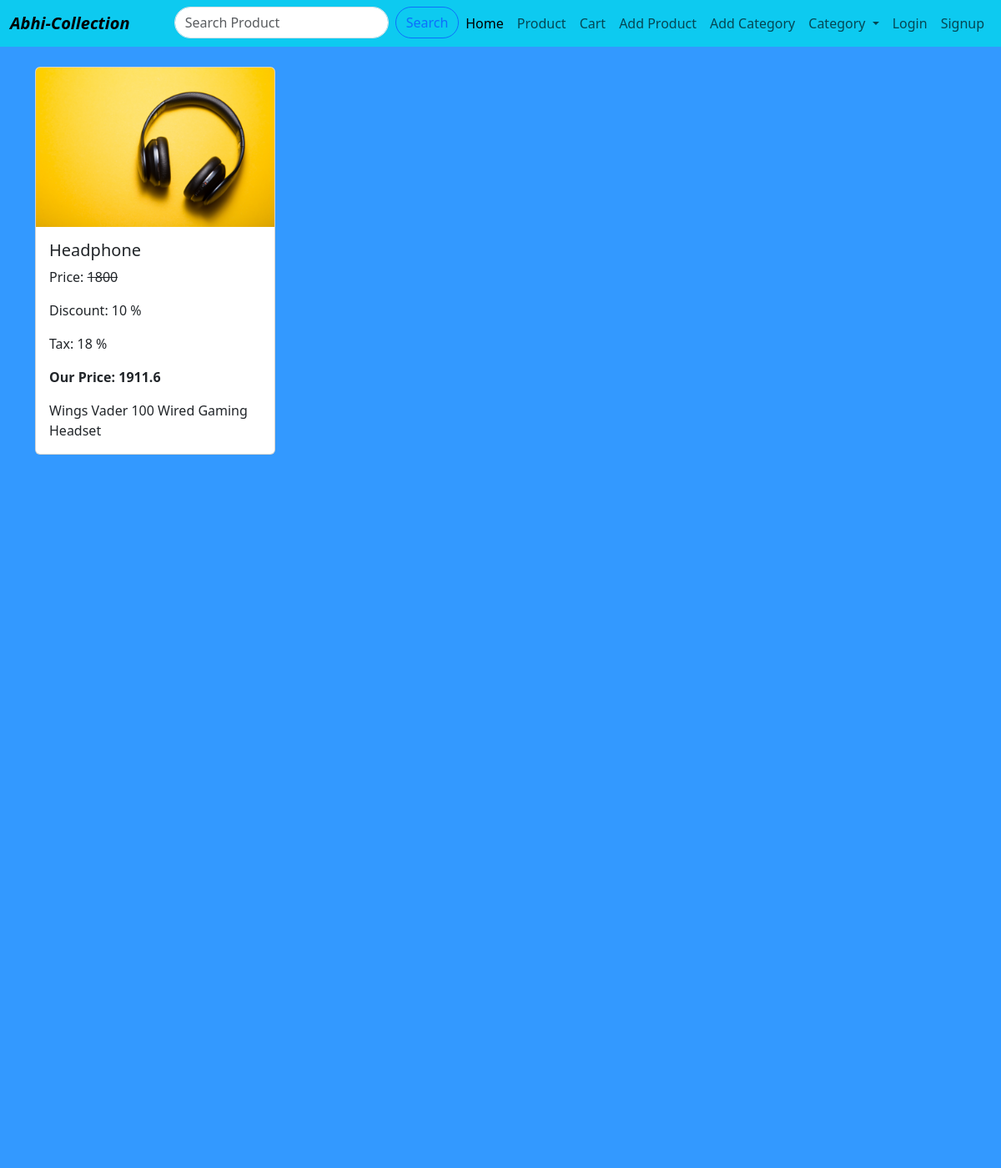
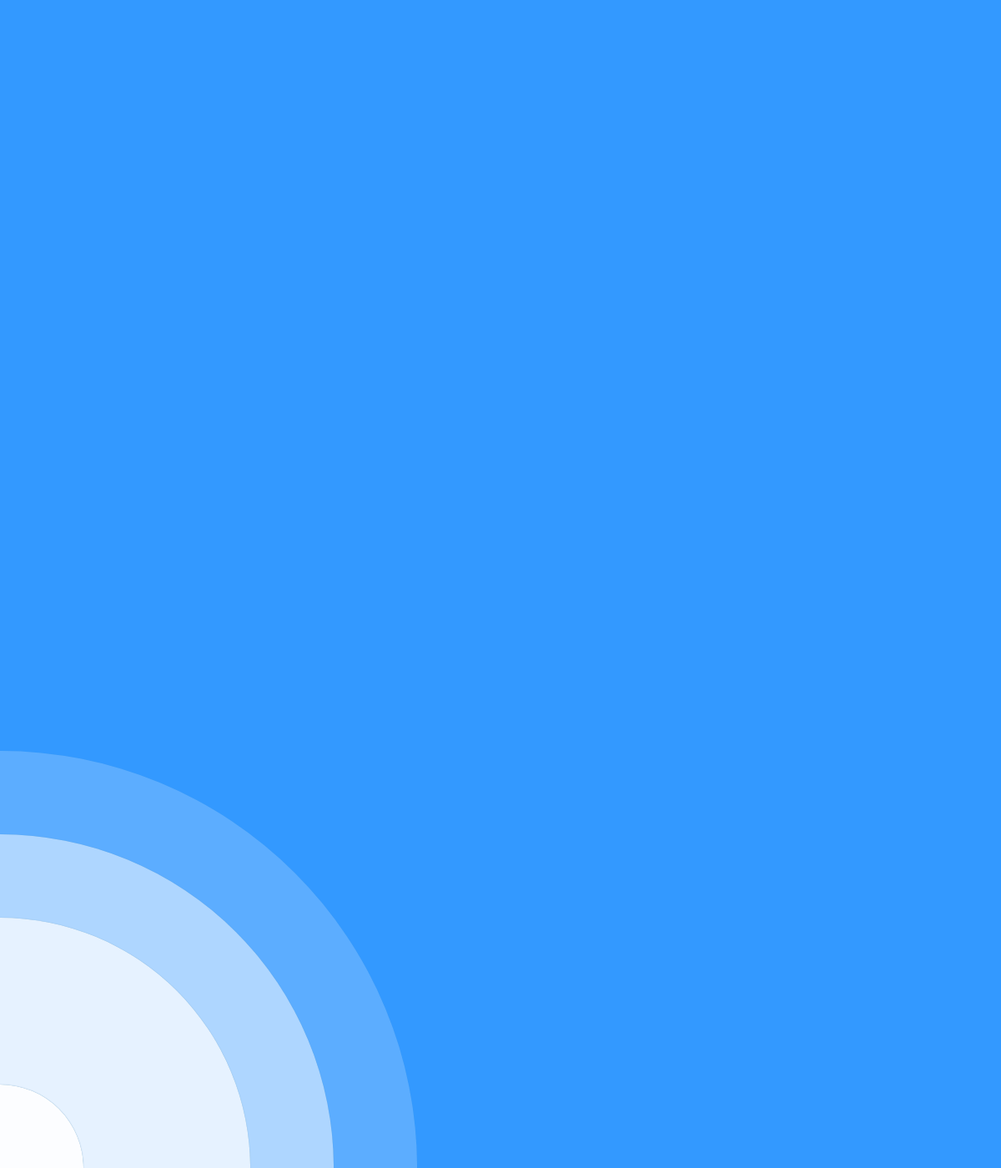
The app's page /display.php?id=6 with its own data (2 pictures, top to bottom).
### tables this page shows
CREATE TABLE `products` (
  `id` int NOT NULL,
  `product_name` varchar(255) NOT NULL,
  `product_title` varchar(255) DEFAULT NULL,
  `product_desc` text,
  `product_img` varchar(255) DEFAULT NULL,
  `price` int DEFAULT NULL,
  `discount` int DEFAULT NULL,
  `tax` int NOT NULL,
  `category_id` int DEFAULT NULL
);

### display.php (the view, shortened to what this page needs)
<!doctype html>
<html lang="en">
    <head>
        <link href="https://cdn.jsdelivr.net/npm/bootstrap@5.3.0-alpha3/dist/css/bootstrap.min.css" rel="stylesheet">
    </head>
    <body>
        <?php
            include('navbar.php');
            include('animation.php');
            $id = $_GET['id'];
            $conn = mysqli_connect("localhost", "root", "", "ecommerce");
            $qry = "SELECT * from products where id = $id";
            $res = mysqli_query($conn, $qry);
        ?>
        <div class="container mt-4">
            <div class="row">
                <?php
                    while($row = mysqli_fetch_array($res)){
                    $discounted_price = ( $row['discount'] / 100) *  $row['price'];
                    $total_price = $row['price'] - $discounted_price;
                    $gst = ( $row['tax'] / 100) *  $total_price;
                    $grand_total = $total_price + $gst;
                ?>
                <div class="col-md-3 col-sm-6 col-12">
                    <div class="card" style="width: 18rem;">
                       <a href="http://"><img src="product_images/<?php echo $row['product_img']; ?>" class="card-img-top" alt="..."></a>
                        <div class="card-body">
                            <h5 class="card-title"><?php echo $row['product_name']; ?></h5>
                            <p class="product-offer">Price: <s> <?php echo $row['price']; ?></s></p>
                            <p class="product-offer">Discount: <?php echo $row['discount']; ?> %</p>
                            <p class="product-offer">Tax: <?php echo $row['tax']; ?> %</p>
                            <p class="product-price"><b>Our Price: <?php echo  $grand_total ?></b></p>
                            <p class="card-text"><?php echo $row['product_title']; ?></p>
                        </div>
                    </div>
                </div>
                <?php
                    }
                ?>
            </div>
        </div>
    </body>
</html>

### animation.php (style rules this page uses)
body { background: #3399ff; }

### records on screen
products: product_img (picture), product_name "Headphone", price "1800", discount "10", tax "18", grand_total "1911.6", product_title "Wings Vader 100 Wired Gaming Headset"

### other values on screen
$lable "Login"
